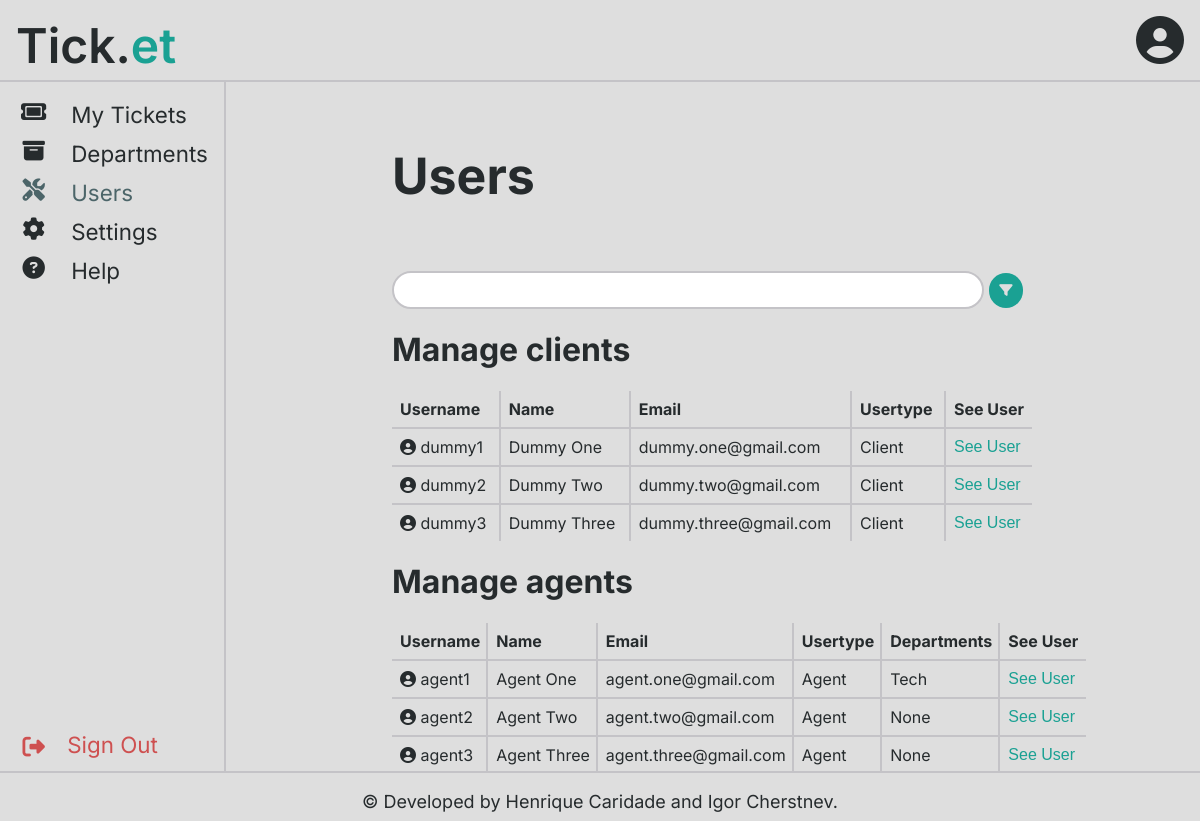
The app's page /pages/users_page.php (signed in) with its own data.
### tables this page shows
CREATE TABLE User (
    username STRING PRIMARY KEY NOT NULL,
    name STRING NOT NULL,
    email STRING UNIQUE NOT NULL,
    password STRING NOT NULL,
    salt STRING NOT NULL,
    userType STRING NOT NULL CHECK (userType IN('Client', 'Agent', 'Admin'))
);

### classes/user.php (called while the page is built, shortened)
<?php
    include_once("../classes/department.php");
    class User {
        protected function __construct(string $username, string $name, string $email, string $userType = User::USERTYPE_CLIENT) {
            $this->name = $name;
            $this->email = filter_var($email, FILTER_SANITIZE_EMAIL);
            $this->userType = $userType;
        }
        private static function fromArray(array $user) : User {
            return new User($user['username'], $user['name'], $user['email'], $user['userType']);
        }
        public static function getAllClients(PDO $db) : array {
            $stmt = $db->prepare('SELECT * FROM User WHERE userType = \'Client\' ');
            $stmt->execute();
            $usersArray = array();
            foreach($stmt->fetchAll() as $user){
                $usersArray[] = User::fromArray($user);
            }
            return $usersArray;
        }
    }
    class Agent extends User {
        private function __construct(string $username, string $name, string $email, array $departments, string $userType = User::USERTYPE_AGENT) {
            $this->departments = $departments;
            $i = 0;
            $str = "";
            foreach ($this->departments as $department) {
                if ($i++ != 0) $str = $str . ', ';
                $str = $str . htmlentities($department->abbrev);
            }
            if ($i == 0) {
                $str = 'None';
            }
            $this->departmentString = $str;
        }
        private static function fromArrays(array $agent, array $departments) : Agent {
            return new Agent($agent['username'], $agent['name'], $agent['email'], $departments, $agent['userType']);
        }
        public static function getAllAgents(PDO $db) : array {
            $stmt = $db->prepare('SELECT * FROM User WHERE userType=\'Agent\' ');
            $stmt->execute();
            $agentsArray = array();
            foreach($stmt->fetchAll() as $agent){
                $agentsArray[] = Agent::fromArrays($agent, Department::getDepartmentsFromAgent($db, $agent['username']));
            }
            return $agentsArray;
        }
    }
?>

### classes/department.php (called while the page is built, shortened)
<?php
    class Department{
        private function __construct(string $name, string $abbrev) {
            $this->abbrev = $abbrev;
        }
        private static function fromArray(array $department) : Department {
            return new Department($department["name"], $department["abbrev"]);
        }
        public static function getDepartmentsFromAgent(PDO $db, string $agentUsername) : array {
            $stmt = $db->prepare('SELECT * FROM AgentInDepartment WHERE agentUsername=?');
            $stmt->execute(array($agentUsername));
            $departmentArray = array();
            foreach($stmt->fetchAll() as $connection){
                $stmt2 = $db->prepare('SELECT * FROM Department WHERE name=?');
                $stmt2->execute(array($connection['department']));
                $department = $stmt2->fetch();
                $departmentArray[] = Department::fromArray($department);
            }
            return $departmentArray;
        }
    }
?>

### templates/user.php (the view, shortened to what this page needs)
<?php
    include_once("../templates/profile.php");
function _drawClient(User $client) { ?>
    <tr class="client">
        <td class="client-username"><?php drawProfile($client->username, true); ?></td>
        <td class="client-name"><?=htmlentities($client->name)?></td>
        <td class="client-email"><?=htmlentities($client->email)?></td>
        <td class="client-usertype"><?=htmlentities($client->userType)?></td>
        <td class="user-edit">
            <form class="user-page-form" action="../pages/user_page.php" method="post">
                <button type='submit' class="user-page-submit">See User</button>
            </form>
        </td>
    </tr>
<?php
}
function _drawAgent(Agent $agent) { ?>
    <tr class="agent">
        <td class="agent-username"><?php drawProfile($agent->username, true); ?></td>
        <td class="agent-name"><?=htmlentities($agent->name)?></td>
        <td class="agent-email"><?=htmlentities($agent->email)?></td>
        <td class="agent-usertype"><?=htmlentities($agent->userType)?></td>
        <td class="agent-department"> <?= $agent->departmentString?> </td>
        <td class="user-edit">
            <form class="user-page-form" action="../pages/user_page.php" method="post">
                <button type='submit' class="user-page-submit">See User</button>
            </form>
        </td>
    </tr>
    <?php
}
function drawClients(array $clients) {  ?>
    <table id="clients">
        <thead>
            <tr>
                <th>Username</th>
                <th>Name</th>
                <th>Email</th>
                <th>Usertype</th>
                <th style="width: 0;">See User</th>
            </tr>
        </thead>
        <tbody>
            <?php
                foreach ($clients as $client) {
                    _drawClient($client);
                }
            ?>
        </tbody>
    </table>
<?php
    }
function drawAgents(array $agents) {  ?>
    <table id="agents">
        <thead>
            <tr>
                <th>Username</th>
                <th>Name</th>
                <th>Email</th>
                <th>Usertype</th>
                <th>Departments</th>
                <th style="width: 0;">See User</th>
            </tr>
        </thead>
        <tbody>
            <?php
                foreach ($agents as $agent) {
                    _drawAgent($agent);
                }
            ?>
        </tbody>
    </table>
<?php
    }
?>

### templates/profile.php
<?php
    function drawProfile(?string $username, bool $showUsername=false, bool $showIcon=true) {
?>
<div class="profile" data-user="<?=htmlentities($username)?>">
<?php if ($showIcon) { ?>
<i class="fa-solid fa-circle-user"></i>
<?php } if ($showUsername) { ?>
    <span class="username"><?=htmlentities($username)?></span>
<?php } ?>
</div>
<?php
    }
?>

### css/include.css (style rules this page uses)
:root { --primary-background-color: #dededeff; --secondary-background-color: #c4c3c7ff; --primary-color: #262b2dff; --secondary-color: #4c6569ff; --accent-color: #1aa193ff; --error-color: #ce5050ff; --warning-color: #cfbd63ff;; --success-color: #51d880ff; --header-height: 5rem; --footer-height: 3rem; --sidebar-width: 14rem; --sidebar-padding: 15px; --margin-sides: 10rem; }

### css/main.css (style rules this page uses)
body { font-family: 'Inter', sans-serif; background-color: var(--primary-background-color); color: var(--primary-color); }

### css/button.css (style rules this page uses)
button.ticket-page-submit, button.user-page-submit { background-color: transparent; border: none; color: var(--accent-color); font-size: 1rem; padding: 0; width: 100%; text-align: left; }
form.ticket-page-form, form.user-page-form { margin-block-end: 0; }

### css/table.css (style rules this page uses)
table { width: 100%; border-collapse: collapse; }
table, table th, table td { position: relative; }
table th { padding: 0.5em; text-align: left; }
table td { min-width: 0; padding: 0.5em; overflow: hidden; border-top: 2px solid var(--secondary-background-color); }
table td { white-space: nowrap; position: relative; overflow: hidden; min-width: 0; }
table th { white-space: nowrap; }

### records on screen
user: username "dummy1", name "Dummy One", email "dummy.one@gmail.com", userType "Client"
user: username "dummy2", name "Dummy Two", email "dummy.two@gmail.com", userType "Client"
user: username "dummy3", name "Dummy Three", email "dummy.three@gmail.com", userType "Client"
user: username "agent1", name "Agent One", email "agent.one@gmail.com", userType "Agent", departmentString "Tech"
user: username "agent2", name "Agent Two", email "agent.two@gmail.com", userType "Agent", departmentString "None"
user: username "agent3", name "Agent Three", email "agent.three@gmail.com", userType "Agent", departmentString "None"
